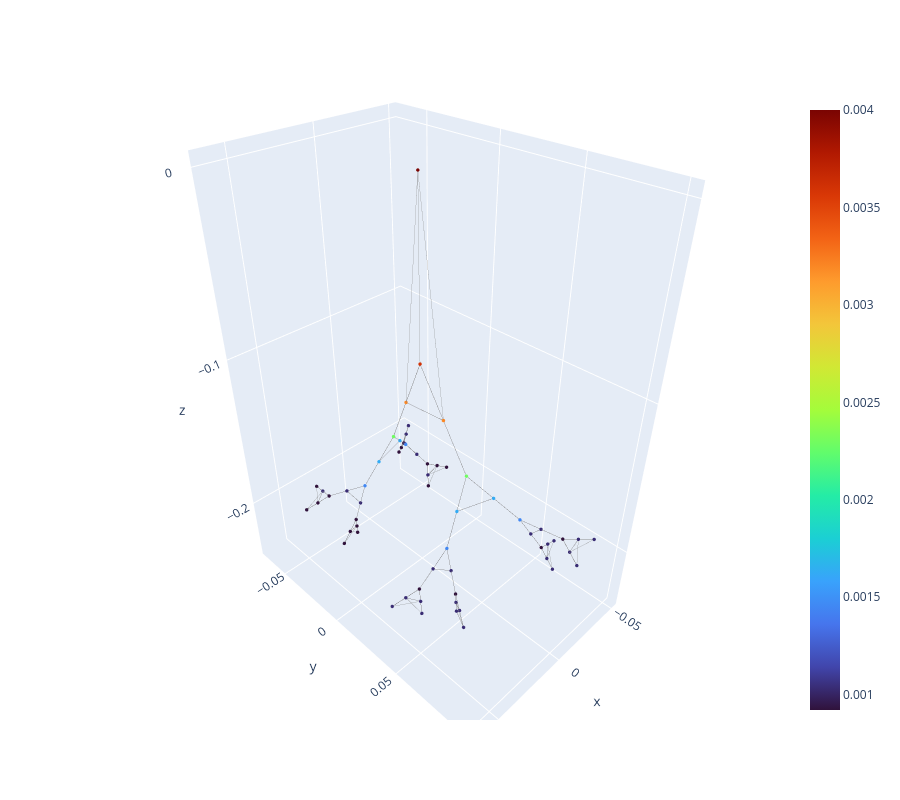
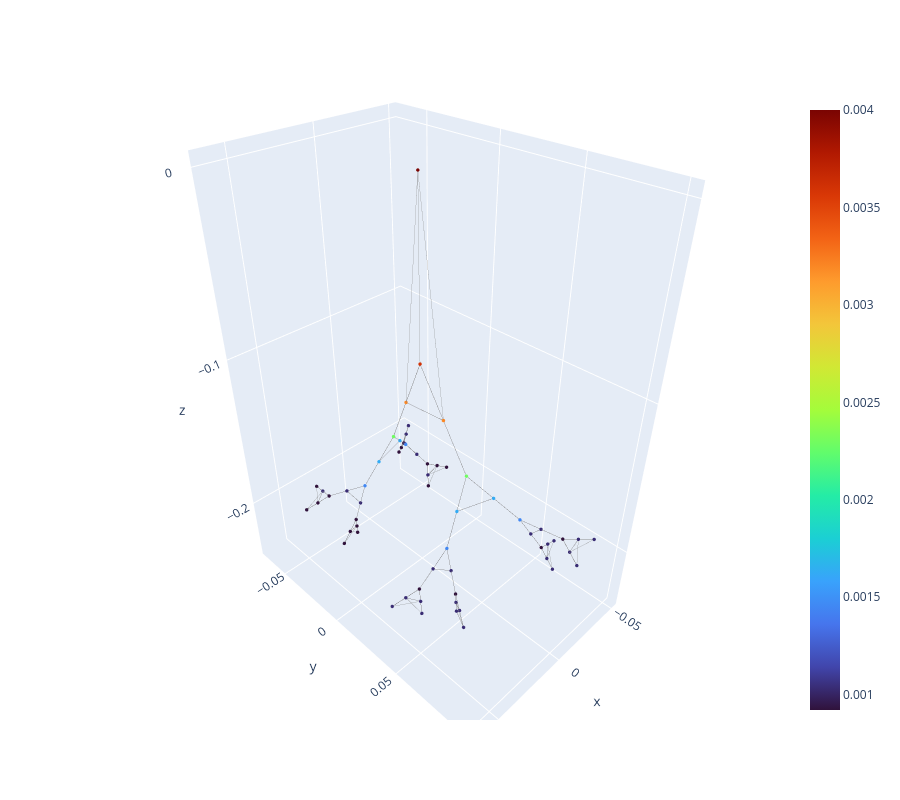

Notebook code cell kept with these figures, in order:
### Markdown cell above
# CHECKING MIS PREPROCESSING

### Code cell
idx = 0 # steady state idx
neighbours = params.NEIGHBOURS
nodes = new_dataset.shape[1]
new_dataset_copy = new_dataset.clone()

# print(new_dataset_copy.shape)

edge_index = knn_graph(new_dataset_copy[idx,:,:3], neighbours)
print('knn_graph:', edge_index.shape)

print_3D_graph(new_dataset_copy[idx,:,:3], edge_index, color = new_dataset_copy[idx,:,4]) # original    
print_3D_graph(new_dataset[idx,:,:3], edge_index, color = new_dataset[idx,:,4]) # processed
